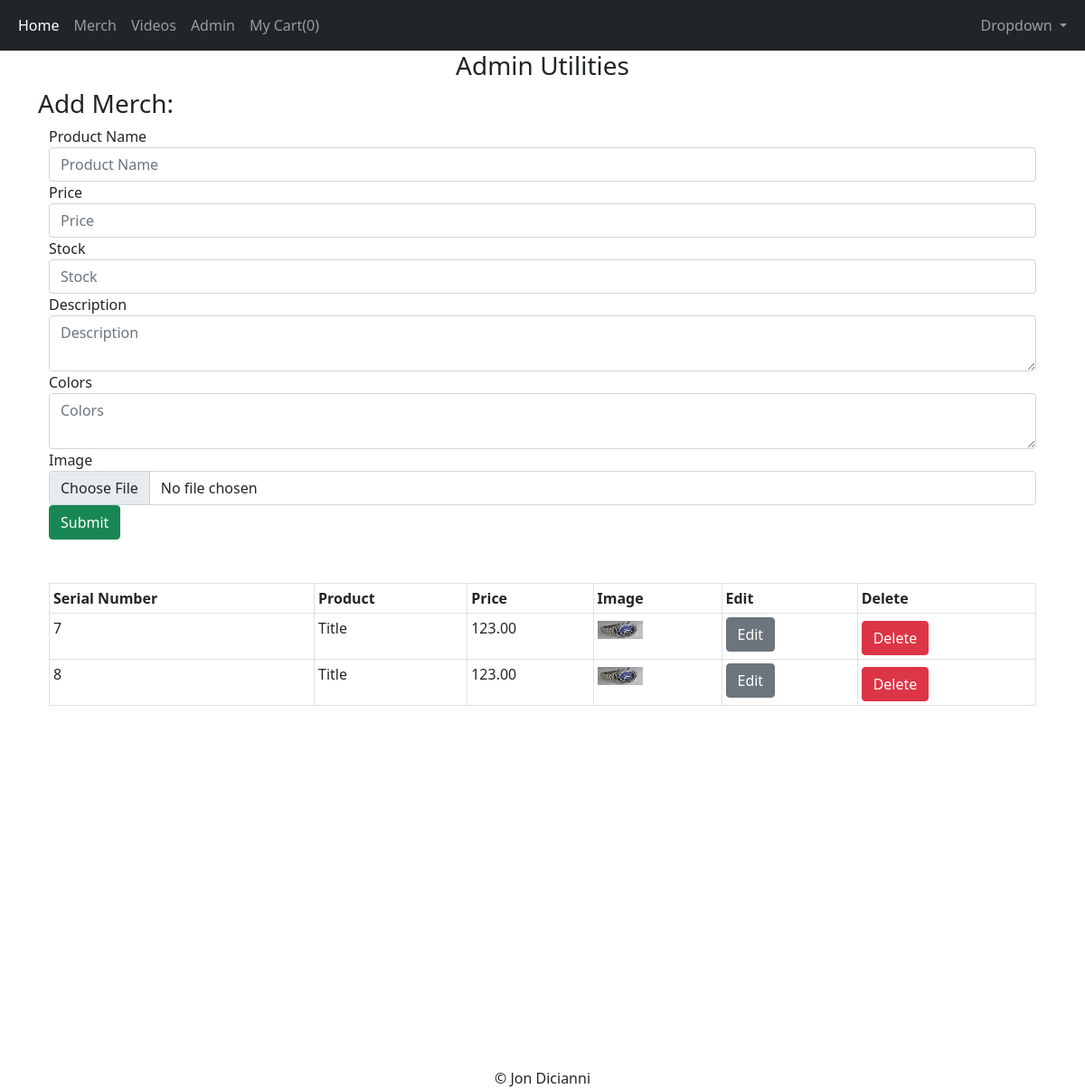
The page /admin (signed in) on the database its author committed.
### app/models.py (models this page shows, shortened)
class Product(db.Model):
    id = db.Column(db.Integer, primary_key=True)
    name = db.Column(db.String(200), nullable=False)
    price = db.Column(db.Numeric(10,2), nullable=False)
    stock = db.Column(db.Integer, nullable=False)
    colors = db.Column(db.Text, nullable=False)
    description = db.Column(db.Text, nullable=False)
    date_created = db.Column(db.DateTime, nullable=False, default=datetime.utcnow)
    image = db.Column(db.String(150), nullable=False, default='image.jpg')

### app/routes.py (the view, shortened to what this page needs)
@app.route('/admin', methods=['GET','POST'])
@login_required
def admin():
    form = AddProduct()
    products = Product.query.all()
    return render_template('admin.html', form=form, products=products, title='admin')

### app/forms.py
class AddProduct(FlaskForm):
    name = StringField('Product Name', validators=[DataRequired()])
    price = IntegerField('Price', validators=[DataRequired()])
    stock = IntegerField('Stock', validators=[DataRequired()])
    description = TextAreaField('Description', validators=[DataRequired()])
    colors = TextAreaField('Colors', validators=[DataRequired()])
    image = FileField('Image', validators=[FileRequired(), FileAllowed(['jpg','png', 'gif', 'jpeg'])])
    submit = SubmitField()

### app/models.py (called while the page is built)
@login_manager.user_loader
def load_user(user_id):
    return User.query.get(user_id)

### app/templates/admin.html (shortened to what this page needs)
{% extends 'base.html' %}
{% block content %}
<h3 class='text-center'>Admin Utilities</h3>
<h3>Add Merch:</h3>
<div class="container">
    <form action="" autocomplete="off" method="post" enctype="multipart/form-data">
        <div class="form-group">
            <fieldset>
                {{ form.name.label }}
                {{ form.name(class='form-control', placeholder='Product Name') }}
            </fieldset>
            <fieldset>
                {{ form.price.label }}
                {{ form.price(class='form-control', placeholder='Price') }}
            </fieldset>
            <fieldset>
                {{ form.stock.label }}
                {{ form.stock(class='form-control', placeholder='Stock') }}
            </fieldset>
            <fieldset>
                {{ form.description.label }}
                {{ form.description(class='form-control', placeholder='Description') }}
            </fieldset>
            <fieldset>
                {{ form.colors.label }}
                {{ form.colors(class='form-control', placeholder='Colors') }}
            </fieldset>
            <fieldset>
                {{ form.image.label }}
                {{ form.image(class='form-control', placeholder='Image') }}
            </fieldset>
        </div>
        {{ form.submit(class='btn btn-success') }}
    </form>
</div>
    <div class='container pt-5'>
        <table class="table table-sm table-bordered">
            <thead>
                <th>Serial Number</th>
                <th>Product</th>
                <th>Price</th>
                <th>Image</th>
                <th>Edit</th>
                <th>Delete</th>
            </thead>
        <tbody>
            {% for p in products %}
            <tr>
                <td>{{p.id}}</td>
                <td>{{p.name}}</td>
                <td>{{p.price}}</td>
                <td><img src="{{url_for('static', filename='images/' + p.image)}}" alt="{{p.name}}" width="50" height="20"></td>
                <td><a href="{{url_for('updateproduct', product_id=p.id)}}" class="btn btn-secondary">Edit</td>
                <td><a href="{{ url_for('deleteproduct', product_id=p.id) }}" method="post" class="btn btn-danger mt-1">Delete</a></td>
            </tr>
            {% endfor %}
        </tbody>
    </table>
    </div>
{% endblock content %}

### rows shown on the page
Product: id "7", name "Title", price "123.00", image (picture)
Product: id "8", name "Title", price "123.00", image (picture)

### other values the page prints
{{ session['Shoppingcart']|length }} "0"
